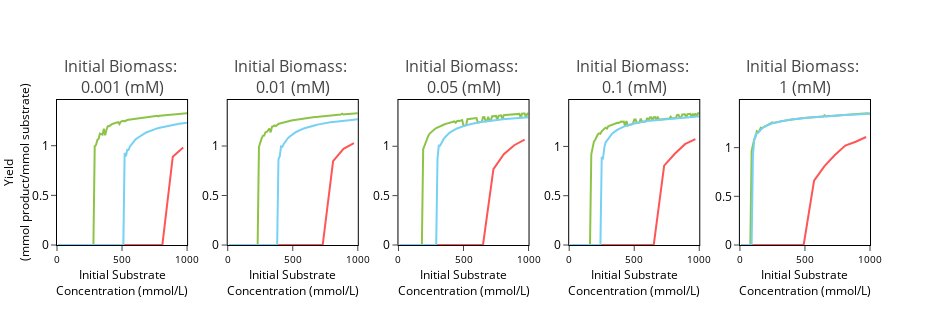

Notebook source saved alongside this figure:
### Code cell
xaxis_titles = ['Yield<br>(mmol product/mmol substrate)']
for j,metric in enumerate(['yield']):
    titles = ["Initial Biomass: <br>"+str(sub_conc)+" (mM)" for sub_conc in pecaso_dict.keys()]
    fig = subplots.make_subplots(rows=1, cols=5, subplot_titles=titles,print_grid=False, horizontal_spacing=0.05)
    for i,sub_conc in enumerate(pecaso_dict.keys()):

        fig.add_trace(go.Scatter(x=pecaso_dict[sub_conc]['initial_substrate'][::], 
                                 y=pecaso_dict[sub_conc]['ts_best'][metric][::],
                                 name='Optimized Two Stage',
                                 legendgroup='ts_best', line={'color': '#8DC447'},
                                 showlegend=False), row=1, col=i+1)
        fig.add_trace(go.Scatter(x=pecaso_dict[sub_conc]['initial_substrate'][::8], 
                                 y=pecaso_dict[sub_conc]['ts_sub'][metric][::8],
                                 name='Traditional Two Stage',
                                 legendgroup='ts_sub', line={'color': '#FF5555'}, mode='lines',
                                 showlegend=False), row=1, col=i+1)
        fig.add_trace(go.Scatter(x=pecaso_dict[sub_conc]['initial_substrate'][::], 
                                 y=pecaso_dict[sub_conc]['os_best'][metric][::],
                                 name='Best One Stage',
                                 legendgroup='os_best', line={'color': '#76D1F4'},
                                 showlegend=False), row=1, col=i+1)
        fig.update_yaxes(range=(0,1.1*max(max(pecaso_dict[sub_conc]['ts_best'][metric]),
                                          max(pecaso_dict[sub_conc]['os_best'][metric]),
                                          max(pecaso_dict[sub_conc]['ts_sub'][metric]))),row=1, col=i+1)
        if i==0:
            fig.update_yaxes(showline=True, linewidth=1, linecolor='black', mirror=True, zeroline=False,
                             title_text=xaxis_titles[j],
                             title_font=dict(size=12, color='black'),
                             title_standoff=0,
                             automargin=True, row=1, col=i+1)

    fig.update_xaxes(showline=True, linewidth=1, linecolor='black', mirror=True, zeroline=False,
                     title_text='Initial Substrate<br>Concentration (mmol/L)',
                     title_font=dict(size=12, color='black'),
                     tickfont=dict(size=10, color='black'),
                     title_standoff=0, showexponent='all',exponentformat='power',
                     range=(0,1000),
                     automargin=False,
                     ticks='outside',
                     nticks=5,
                     showgrid=False)
    fig.update_yaxes(showline=True, linewidth=1, linecolor='black', mirror=True, zeroline=False,
                     tickangle=0,
                     ticks='outside',
                     tickfont=dict(size=12, color='black'),
                     showgrid=False)
    fig.update_layout(width=950,
                      height=325,
                      margin={'l':8})
    #fig.update_annotations(dict(font=dict(size=16, color='black')))

    plot(fig)
if not os.path.exists('images'):
    os.mkdir('images')
#pio.write_image(fig, 'images/substrate_sensitivity_objC.svg')

### Figure 1 — Plotly figure (JSON) as saved in the notebook; plotly's stock layout.template omitted (floating-point values rounded to 4 significant figures)
{"data": [{"legendgroup": "ts_best", "line": {"color": "#8DC447"}, "name": "Optimized Two Stage", "showlegend": false, "type": "scatter", "x": [10, 20, 30, 40, 50, 60, 70, 80, 90, 100, 110, 120, 130, 140, 150, 160, 170, 180, 190, 200, 210, 220, 230, 240, 250, 260, 270, 280, 290, 300, 310, 320, 330, 340, 350, 360, 370, 380, 390, 400, 410, 420, 430, 440, 450, 460, 470, 480, 490, 500, 510, 520, 530, 540, 550, 560, 570, 580, 590, 600, 610, 620, 630, 640, 650, 660, 670, 680, 690, 700, 710, 720, 730, 740, 750, 760, 770, 780, 790, 800, 810, 820, 830, 840, 850, 860, 870, 880, 890, 900, 910, 920, 930, 940, 950, 960, 970, 980, 990, 1000], "xaxis": "x", "y": [0, 0, 0, 0, 0, 0, 0, 0, 0, 0, 0, 0, 0, 0, 0, 0, 0, 0, 0, 0, 0, 0, 0, 0, 0, 0, 0, 0, 0.9946, 1.007, 1.056, 1.069, 1.122, 1.116, 1.111, 1.171, 1.105, 1.158, 1.197, 1.197, 1.21, 1.215, 1.221, 1.225, 1.229, 1.234, 1.237, 1.218, 1.241, 1.247, 1.25, 1.244, 1.256, 1.258, 1.261, 1.263, 1.266, 1.268, 1.27, 1.272, 1.274, 1.271, 1.276, 1.28, 1.282, 1.283, 1.285, 1.287, 1.288, 1.29, 1.292, 1.293, 1.294, 1.296, 1.297, 1.299, 1.3, 1.294, 1.303, 1.304, 1.305, 1.307, 1.308, 1.309, 1.31, 1.312, 1.313, 1.314, 1.315, 1.316, 1.317, 1.319, 1.32, 1.321, 1.322, 1.323, 1.324, 1.325, 1.326, 1.327], "yaxis": "y"}, {"legendgroup": "ts_sub", "line": {"color": "#FF5555"}, "mode": "lines", "name": "Traditional Two Stage", "showlegend": false, "type": "scatter", "x": [10, 90, 170, 250, 330, 410, 490, 570, 650, 730, 810, 890, 970], "xaxis": "x", "y": [0, 0, 0, 0, 0, 0, 0, 0, 0, 0, 0, 0.8886, 0.9806], "yaxis": "y"}, {"legendgroup": "os_best", "line": {"color": "#76D1F4"}, "name": "Best One Stage", "showlegend": false, "type": "scatter", "x": [10, 20, 30, 40, 50, 60, 70, 80, 90, 100, 110, 120, 130, 140, 150, 160, 170, 180, 190, 200, 210, 220, 230, 240, 250, 260, 270, 280, 290, 300, 310, 320, 330, 340, 350, 360, 370, 380, 390, 400, 410, 420, 430, 440, 450, 460, 470, 480, 490, 500, 510, 520, 530, 540, 550, 560, 570, 580, 590, 600, 610, 620, 630, 640, 650, 660, 670, 680, 690, 700, 710, 720, 730, 740, 750, 760, 770, 780, 790, 800, 810, 820, 830, 840, 850, 860, 870, 880, 890, 900, 910, 920, 930, 940, 950, 960, 970, 980, 990, 1000], "xaxis": "x", "y": [0, 0, 0, 0, 0, 0, 0, 0, 0, 0, 0, 0, 0, 0, 0, 0, 0, 0, 0, 0, 0, 0, 0, 0, 0, 0, 0, 0, 0, 0, 0, 0, 0, 0, 0, 0, 0, 0, 0, 0, 0, 0, 0, 0, 0, 0, 0, 0, 0, 0, 0, 0.9276, 0.8919, 0.9584, 0.9578, 0.9903, 1.009, 1.027, 1.043, 1.058, 1.07, 1.08, 1.09, 1.1, 1.107, 1.115, 1.122, 1.129, 1.135, 1.141, 1.146, 1.152, 1.157, 1.161, 1.167, 1.17, 1.174, 1.178, 1.181, 1.185, 1.188, 1.191, 1.194, 1.197, 1.2, 1.203, 1.205, 1.208, 1.21, 1.213, 1.215, 1.217, 1.219, 1.221, 1.224, 1.225, 1.227, 1.229, 1.231, 1.232], "yaxis": "y"}, {"legendgroup": "ts_best", "line": {"color": "#8DC447"}, "name": "Optimized Two Stage", "showlegend": false, "type": "scatter", "x": [10, 20, 30, 40, 50, 60, 70, 80, 90, 100, 110, 120, 130, 140, 150, 160, 170, 180, 190, 200, 210, 220, 230, 240, 250, 260, 270, 280, 290, 300, 310, 320, 330, 340, 350, 360, 370, 380, 390, 400, 410, 420, 430, 440, 450, 460, 470, 480, 490, 500, 510, 520, 530, 540, 550, 560, 570, 580, 590, 600, 610, 620, 630, 640, 650, 660, 670, 680, 690, 700, 710, 720, 730, 740, 750, 760, 770, 780, 790, 800, 810, 820, 830, 840, 850, 860, 870, 880, 890, 900, 910, 920, 930, 940, 950, 960, 970, 980, 990, 1000], "xaxis": "x2", "y": [0, 0, 0, 0, 0, 0, 0, 0, 0, 0, 0, 0, 0, 0, 0, 0, 0, 0, 0, 0, 0, 0, 0, 0.9914, 1.041, 1.074, 1.103, 1.105, 1.139, 1.143, 1.159, 1.177, 1.138, 1.194, 1.2, 1.207, 1.201, 1.218, 1.223, 1.227, 1.231, 1.235, 1.233, 1.236, 1.246, 1.248, 1.251, 1.254, 1.257, 1.26, 1.262, 1.264, 1.267, 1.269, 1.271, 1.273, 1.274, 1.277, 1.278, 1.281, 1.282, 1.284, 1.286, 1.287, 1.289, 1.29, 1.292, 1.293, 1.295, 1.296, 1.298, 1.299, 1.3, 1.302, 1.299, 1.304, 1.306, 1.307, 1.308, 1.309, 1.311, 1.312, 1.313, 1.314, 1.313, 1.317, 1.318, 1.326, 1.318, 1.321, 1.322, 1.323, 1.324, 1.325, 1.326, 1.328, 1.329, 1.33, 1.331, 1.332], "yaxis": "y2"}, {"legendgroup": "ts_sub", "line": {"color": "#FF5555"}, "mode": "lines", "name": "Traditional Two Stage", "showlegend": false, "type": "scatter", "x": [10, 90, 170, 250, 330, 410, 490, 570, 650, 730, 810, 890, 970], "xaxis": "x2", "y": [0, 0, 0, 0, 0, 0, 0, 0, 0, 0, 0.8465, 0.9721, 1.029], "yaxis": "y2"}, {"legendgroup": "os_best", "line": {"color": "#76D1F4"}, "name": "Best One Stage", "showlegend": false, "type": "scatter", "x": [10, 20, 30, 40, 50, 60, 70, 80, 90, 100, 110, 120, 130, 140, 150, 160, 170, 180, 190, 200, 210, 220, 230, 240, 250, 260, 270, 280, 290, 300, 310, 320, 330, 340, 350, 360, 370, 380, 390, 400, 410, 420, 430, 440, 450, 460, 470, 480, 490, 500, 510, 520, 530, 540, 550, 560, 570, 580, 590, 600, 610, 620, 630, 640, 650, 660, 670, 680, 690, 700, 710, 720, 730, 740, 750, 760, 770, 780, 790, 800, 810, 820, 830, 840, 850, 860, 870, 880, 890, 900, 910, 920, 930, 940, 950, 960, 970, 980, 990, 1000], "xaxis": "x2", "y": [0, 0, 0, 0, 0, 0, 0, 0, 0, 0, 0, 0, 0, 0, 0, 0, 0, 0, 0, 0, 0, 0, 0, 0, 0, 0, 0, 0, 0, 0, 0, 0, 0, 0, 0, 0, 0, 0, 0.8648, 0.8967, 0.9966, 0.9918, 1.019, 1.04, 1.059, 1.075, 1.088, 1.099, 1.111, 1.121, 1.129, 1.137, 1.144, 1.152, 1.158, 1.163, 1.169, 1.175, 1.179, 1.184, 1.188, 1.192, 1.196, 1.2, 1.203, 1.207, 1.21, 1.213, 1.216, 1.219, 1.221, 1.224, 1.226, 1.229, 1.231, 1.233, 1.235, 1.238, 1.239, 1.242, 1.243, 1.245, 1.247, 1.248, 1.25, 1.252, 1.253, 1.254, 1.256, 1.257, 1.259, 1.26, 1.262, 1.263, 1.264, 1.265, 1.266, 1.267, 1.268, 1.27], "yaxis": "y2"}, {"legendgroup": "ts_best", "line": {"color": "#8DC447"}, "name": "Optimized Two Stage", "showlegend": false, "type": "scatter", "x": [10, 20, 30, 40, 50, 60, 70, 80, 90, 100, 110, 120, 130, 140, 150, 160, 170, 180, 190, 200, 210, 220, 230, 240, 250, 260, 270, 280, 290, 300, 310, 320, 330, 340, 350, 360, 370, 380, 390, 400, 410, 420, 430, 440, 450, 460, 470, 480, 490, 500, 510, 520, 530, 540, 550, 560, 570, 580, 590, 600, 610, 620, 630, 640, 650, 660, 670, 680, 690, 700, 710, 720, 730, 740, 750, 760, 770, 780, 790, 800, 810, 820, 830, 840, 850, 860, 870, 880, 890, 900, 910, 920, 930, 940, 950, 960, 970, 980, 990, 1000], "xaxis": "x3", "y": [0, 0, 0, 0, 0, 0, 0, 0, 0, 0, 0, 0, 0, 0, 0, 0, 0, 0, 0.9705, 1.007, 1.046, 1.088, 1.107, 1.128, 1.142, 1.153, 1.165, 1.175, 1.184, 1.191, 1.197, 1.204, 1.21, 1.214, 1.22, 1.226, 1.23, 1.232, 1.237, 1.239, 1.242, 1.246, 1.251, 1.239, 1.255, 1.258, 1.256, 1.262, 1.265, 1.206, 1.21, 1.213, 1.274, 1.276, 1.283, 1.28, 1.281, 1.283, 1.285, 1.286, 1.24, 1.242, 1.244, 1.246, 1.294, 1.295, 1.252, 1.255, 1.3, 1.258, 1.26, 1.304, 1.305, 1.306, 1.307, 1.268, 1.31, 1.311, 1.312, 1.273, 1.315, 1.316, 1.317, 1.318, 1.319, 1.32, 1.322, 1.323, 1.324, 1.325, 1.326, 1.327, 1.328, 1.288, 1.33, 1.331, 1.332, 1.292, 1.327, 1.335], "yaxis": "y3"}, {"legendgroup": "ts_sub", "line": {"color": "#FF5555"}, "mode": "lines", "name": "Traditional Two Stage", "showlegend": false, "type": "scatter", "x": [10, 90, 170, 250, 330, 410, 490, 570, 650, 730, 810, 890, 970], "xaxis": "x3", "y": [0, 0, 0, 0, 0, 0, 0, 0, 0, 0.7675, 0.9191, 1.011, 1.066], "yaxis": "y3"}, {"legendgroup": "os_best", "line": {"color": "#76D1F4"}, "name": "Best One Stage", "showlegend": false, "type": "scatter", "x": [10, 20, 30, 40, 50, 60, 70, 80, 90, 100, 110, 120, 130, 140, 150, 160, 170, 180, 190, 200, 210, 220, 230, 240, 250, 260, 270, 280, 290, 300, 310, 320, 330, 340, 350, 360, 370, 380, 390, 400, 410, 420, 430, 440, 450, 460, 470, 480, 490, 500, 510, 520, 530, 540, 550, 560, 570, 580, 590, 600, 610, 620, 630, 640, 650, 660, 670, 680, 690, 700, 710, 720, 730, 740, 750, 760, 770, 780, 790, 800, 810, 820, 830, 840, 850, 860, 870, 880, 890, 900, 910, 920, 930, 940, 950, 960, 970, 980, 990, 1000], "xaxis": "x3", "y": [0, 0, 0, 0, 0, 0, 0, 0, 0, 0, 0, 0, 0, 0, 0, 0, 0, 0, 0, 0, 0, 0, 0, 0, 0, 0, 0, 0, 0, 0.8681, 1.006, 1.006, 1.036, 1.059, 1.079, 1.094, 1.11, 1.122, 1.134, 1.142, 1.152, 1.16, 1.167, 1.174, 1.18, 1.186, 1.191, 1.196, 1.201, 1.205, 1.21, 1.213, 1.217, 1.22, 1.223, 1.227, 1.23, 1.232, 1.235, 1.238, 1.24, 1.242, 1.245, 1.247, 1.25, 1.251, 1.253, 1.255, 1.257, 1.258, 1.26, 1.262, 1.263, 1.265, 1.266, 1.268, 1.269, 1.27, 1.272, 1.273, 1.274, 1.275, 1.277, 1.278, 1.279, 1.28, 1.281, 1.282, 1.283, 1.284, 1.285, 1.286, 1.287, 1.288, 1.289, 1.29, 1.291, 1.292, 1.293, 1.294], "yaxis": "y3"}, {"legendgroup": "ts_best", "line": {"color": "#8DC447"}, "name": "Optimized Two Stage", "showlegend": false, "type": "scatter", "x": [10, 20, 30, 40, 50, 60, 70, 80, 90, 100, 110, 120, 130, 140, 150, 160, 170, 180, 190, 200, 210, 220, 230, 240, 250, 260, 270, 280, 290, 300, 310, 320, 330, 340, 350, 360, 370, 380, 390, 400, 410, 420, 430, 440, 450, 460, 470, 480, 490, 500, 510, 520, 530, 540, 550, 560, 570, 580, 590, 600, 610, 620, 630, 640, 650, 660, 670, 680, 690, 700, 710, 720, 730, 740, 750, 760, 770, 780, 790, 800, 810, 820, 830, 840, 850, 860, 870, 880, 890, 900, 910, 920, 930, 940, 950, 960, 970, 980, 990, 1000], "xaxis": "x4", "y": [0, 0, 0, 0, 0, 0, 0, 0, 0, 0, 0, 0, 0, 0, 0, 0, 0.9203, 1.002, 1.048, 1.068, 1.105, 1.121, 1.133, 1.129, 1.152, 1.169, 1.18, 1.189, 1.181, 1.203, 1.209, 1.211, 1.216, 1.224, 1.23, 1.233, 1.24, 1.238, 1.248, 1.252, 1.25, 1.251, 1.204, 1.258, 1.213, 1.217, 1.222, 1.225, 1.228, 1.272, 1.274, 1.237, 1.241, 1.243, 1.281, 1.248, 1.251, 1.252, 1.255, 1.29, 1.258, 1.293, 1.294, 1.264, 1.297, 1.298, 1.269, 1.301, 1.272, 1.273, 1.275, 1.276, 1.278, 1.279, 1.28, 1.281, 1.282, 1.301, 1.285, 1.286, 1.287, 1.288, 1.319, 1.32, 1.291, 1.292, 1.324, 1.325, 1.326, 1.296, 1.328, 1.329, 1.33, 1.299, 1.332, 1.301, 1.334, 1.303, 1.336, 1.337], "yaxis": "y4"}, {"legendgroup": "ts_sub", "line": {"color": "#FF5555"}, "mode": "lines", "name": "Traditional Two Stage", "showlegend": false, "type": "scatter", "x": [10, 90, 170, 250, 330, 410, 490, 570, 650, 730, 810, 890, 970], "xaxis": "x4", "y": [0, 0, 0, 0, 0, 0, 0, 0, 0, 0.8048, 0.9224, 1.023, 1.073], "yaxis": "y4"}, {"legendgroup": "os_best", "line": {"color": "#76D1F4"}, "name": "Best One Stage", "showlegend": false, "type": "scatter", "x": [10, 20, 30, 40, 50, 60, 70, 80, 90, 100, 110, 120, 130, 140, 150, 160, 170, 180, 190, 200, 210, 220, 230, 240, 250, 260, 270, 280, 290, 300, 310, 320, 330, 340, 350, 360, 370, 380, 390, 400, 410, 420, 430, 440, 450, 460, 470, 480, 490, 500, 510, 520, 530, 540, 550, 560, 570, 580, 590, 600, 610, 620, 630, 640, 650, 660, 670, 680, 690, 700, 710, 720, 730, 740, 750, 760, 770, 780, 790, 800, 810, 820, 830, 840, 850, 860, 870, 880, 890, 900, 910, 920, 930, 940, 950, 960, 970, 980, 990, 1000], "xaxis": "x4", "y": [0, 0, 0, 0, 0, 0, 0, 0, 0, 0, 0, 0, 0, 0, 0, 0, 0, 0, 0, 0, 0, 0, 0, 0, 0.8836, 0.8793, 0.988, 1.042, 1.059, 1.079, 1.099, 1.115, 1.129, 1.14, 1.152, 1.159, 1.168, 1.176, 1.184, 1.189, 1.195, 1.2, 1.206, 1.211, 1.214, 1.218, 1.222, 1.226, 1.229, 1.232, 1.235, 1.238, 1.241, 1.243, 1.246, 1.249, 1.251, 1.253, 1.255, 1.257, 1.259, 1.261, 1.262, 1.264, 1.266, 1.268, 1.27, 1.271, 1.272, 1.274, 1.275, 1.276, 1.278, 1.279, 1.28, 1.281, 1.283, 1.284, 1.285, 1.286, 1.287, 1.288, 1.289, 1.29, 1.291, 1.292, 1.293, 1.294, 1.295, 1.296, 1.297, 1.298, 1.299, 1.3, 1.3, 1.301, 1.302, 1.303, 1.303, 1.304], "yaxis": "y4"}, {"legendgroup": "ts_best", "line": {"color": "#8DC447"}, "name": "Optimized Two Stage", "showlegend": false, "type": "scatter", "x": [10, 20, 30, 40, 50, 60, 70, 80, 90, 100, 110, 120, 130, 140, 150, 160, 170, 180, 190, 200, 210, 220, 230, 240, 250, 260, 270, 280, 290, 300, 310, 320, 330, 340, 350, 360, 370, 380, 390, 400, 410, 420, 430, 440, 450, 460, 470, 480, 490, 500, 510, 520, 530, 540, 550, 560, 570, 580, 590, 600, 610, 620, 630, 640, 650, 660, 670, 680, 690, 700, 710, 720, 730, 740, 750, 760, 770, 780, 790, 800, 810, 820, 830, 840, 850, 860, 870, 880, 890, 900, 910, 920, 930, 940, 950, 960, 970, 980, 990, 1000], "xaxis": "x5", "y": [0, 0, 0, 0, 0, 0, 0, 0, 0.9661, 1.045, 1.085, 1.109, 1.169, 1.158, 1.172, 1.205, 1.199, 1.208, 1.215, 1.223, 1.229, 1.235, 1.24, 1.245, 1.259, 1.254, 1.258, 1.261, 1.263, 1.267, 1.27, 1.272, 1.275, 1.276, 1.28, 1.281, 1.285, 1.286, 1.288, 1.289, 1.291, 1.292, 1.294, 1.296, 1.297, 1.299, 1.3, 1.302, 1.303, 1.305, 1.306, 1.307, 1.308, 1.309, 1.311, 1.312, 1.313, 1.314, 1.315, 1.317, 1.317, 1.318, 1.319, 1.32, 1.332, 1.323, 1.323, 1.324, 1.325, 1.326, 1.326, 1.327, 1.328, 1.33, 1.33, 1.332, 1.333, 1.334, 1.335, 1.336, 1.337, 1.338, 1.336, 1.337, 1.338, 1.339, 1.339, 1.343, 1.341, 1.341, 1.342, 1.343, 1.348, 1.344, 1.349, 1.35, 1.351, 1.352, 1.348, 1.354], "yaxis": "y5"}, {"legendgroup": "ts_sub", "line": {"color": "#FF5555"}, "mode": "lines", "name": "Traditional Two Stage", "showlegend": false, "type": "scatter", "x": [10, 90, 170, 250, 330, 410, 490, 570, 650, 730, 810, 890, 970], "xaxis": "x5", "y": [0, 0, 0, 0, 0, 0, 0, 0.6606, 0.8094, 0.9247, 1.022, 1.06, 1.109], "yaxis": "y5"}, {"legendgroup": "os_best", "line": {"color": "#76D1F4"}, "name": "Best One Stage", "showlegend": false, "type": "scatter", "x": [10, 20, 30, 40, 50, 60, 70, 80, 90, 100, 110, 120, 130, 140, 150, 160, 170, 180, 190, 200, 210, 220, 230, 240, 250, 260, 270, 280, 290, 300, 310, 320, 330, 340, 350, 360, 370, 380, 390, 400, 410, 420, 430, 440, 450, 460, 470, 480, 490, 500, 510, 520, 530, 540, 550, 560, 570, 580, 590, 600, 610, 620, 630, 640, 650, 660, 670, 680, 690, 700, 710, 720, 730, 740, 750, 760, 770, 780, 790, 800, 810, 820, 830, 840, 850, 860, 870, 880, 890, 900, 910, 920, 930, 940, 950, 960, 970, 980, 990, 1000], "xaxis": "x5", "y": [0, 0, 0, 0, 0, 0, 0, 0, 0, 0.9242, 1.077, 1.129, 1.144, 1.159, 1.175, 1.19, 1.199, 1.209, 1.217, 1.224, 1.231, 1.236, 1.241, 1.246, 1.251, 1.254, 1.258, 1.262, 1.265, 1.267, 1.27, 1.273, 1.275, 1.277, 1.28, 1.282, 1.284, 1.286, 1.288, 1.29, 1.292, 1.293, 1.295, 1.296, 1.298, 1.299, 1.301, 1.302, 1.303, 1.305, 1.306, 1.307, 1.308, 1.309, 1.311, 1.312, 1.313, 1.314, 1.315, 1.316, 1.317, 1.318, 1.319, 1.32, 1.321, 1.322, 1.323, 1.324, 1.325, 1.326, 1.327, 1.327, 1.328, 1.329, 1.33, 1.331, 1.332, 1.332, 1.333, 1.334, 1.335, 1.336, 1.336, 1.337, 1.338, 1.339, 1.339, 1.34, 1.341, 1.342, 1.342, 1.343, 1.344, 1.344, 1.345, 1.346, 1.346, 1.347, 1.348, 1.348], "yaxis": "y5"}], "layout": {"annotations": [{"font": {"size": 16}, "showarrow": false, "text": "Initial Biomass: <br>0.001 (mM)", "x": 0.08, "xanchor": "center", "xref": "paper", "y": 1, "yanchor": "bottom", "yref": "paper"}, {"font": {"size": 16}, "showarrow": false, "text": "Initial Biomass: <br>0.01 (mM)", "x": 0.29, "xanchor": "center", "xref": "paper", "y": 1, "yanchor": "bottom", "yref": "paper"}, {"font": {"size": 16}, "showarrow": false, "text": "Initial Biomass: <br>0.05 (mM)", "x": 0.5, "xanchor": "center", "xref": "paper", "y": 1, "yanchor": "bottom", "yref": "paper"}, {"font": {"size": 16}, "showarrow": false, "text": "Initial Biomass: <br>0.1 (mM)", "x": 0.71, "xanchor": "center", "xref": "paper", "y": 1, "yanchor": "bottom", "yref": "paper"}, {"font": {"size": 16}, "showarrow": false, "text": "Initial Biomass: <br>1 (mM)", "x": 0.92, "xanchor": "center", "xref": "paper", "y": 1, "yanchor": "bottom", "yref": "paper"}], "height": 325, "margin": {"l": 8}, "width": 950, "xaxis": {"anchor": "y", "automargin": false, "domain": [0, 0.16], "exponentformat": "power", "linecolor": "black", "linewidth": 1, "mirror": true, "nticks": 5, "range": [0, 1000], "showexponent": "all", "showgrid": false, "showline": true, "tickfont": {"color": "black", "size": 10}, "ticks": "outside", "title": {"font": {"color": "black", "size": 12}, "standoff": 0, "text": "Initial Substrate<br>Concentration (mmol/L)"}, "zeroline": false}, "xaxis2": {"anchor": "y2", "automargin": false, "domain": [0.21, 0.37], "exponentformat": "power", "linecolor": "black", "linewidth": 1, "mirror": true, "nticks": 5, "range": [0, 1000], "showexponent": "all", "showgrid": false, "showline": true, "tickfont": {"color": "black", "size": 10}, "ticks": "outside", "title": {"font": {"color": "black", "size": 12}, "standoff": 0, "text": "Initial Substrate<br>Concentration (mmol/L)"}, "zeroline": false}, "xaxis3": {"anchor": "y3", "automargin": false, "domain": [0.42, 0.58], "exponentformat": "power", "linecolor": "black", "linewidth": 1, "mirror": true, "nticks": 5, "range": [0, 1000], "showexponent": "all", "showgrid": false, "showline": true, "tickfont": {"color": "black", "size": 10}, "ticks": "outside", "title": {"font": {"color": "black", "size": 12}, "standoff": 0, "text": "Initial Substrate<br>Concentration (mmol/L)"}, "zeroline": false}, "xaxis4": {"anchor": "y4", "automargin": false, "domain": [0.63, 0.79], "exponentformat": "power", "linecolor": "black", "linewidth": 1, "mirror": true, "nticks": 5, "range": [0, 1000], "showexponent": "all", "showgrid": false, "showline": true, "tickfont": {"color": "black", "size": 10}, "ticks": "outside", "title": {"font": {"color": "black", "size": 12}, "standoff": 0, "text": "Initial Substrate<br>Concentration (mmol/L)"}, "zeroline": false}, "xaxis5": {"anchor": "y5", "automargin": false, "domain": [0.84, 1], "exponentformat": "power", "linecolor": "black", "linewidth": 1, "mirror": true, "nticks": 5, "range": [0, 1000], "showexponent": "all", "showgrid": false, "showline": true, "tickfont": {"color": "black", "size": 10}, "ticks": "outside", "title": {"font": {"color": "black", "size": 12}, "standoff": 0, "text": "Initial Substrate<br>Concentration (mmol/L)"}, "zeroline": false}, "yaxis": {"anchor": "x", "automargin": true, "domain": [0, 1], "linecolor": "black", "linewidth": 1, "mirror": true, "range": [0, 1.46], "showgrid": false, "showline": true, "tickangle": 0, "tickfont": {"color": "black", "size": 12}, "ticks": "outside", "title": {"font": {"color": "black", "size": 12}, "standoff": 0, "text": "Yield<br>(mmol product/mmol substrate)"}, "zeroline": false}, "yaxis2": {"anchor": "x2", "domain": [0, 1], "linecolor": "black", "linewidth": 1, "mirror": true, "range": [0, 1.465], "showgrid": false, "showline": true, "tickangle": 0, "tickfont": {"color": "black", "size": 12}, "ticks": "outside", "zeroline": false}, "yaxis3": {"anchor": "x3", "domain": [0, 1], "linecolor": "black", "linewidth": 1, "mirror": true, "range": [0, 1.469], "showgrid": false, "showline": true, "tickangle": 0, "tickfont": {"color": "black", "size": 12}, "ticks": "outside", "zeroline": false}, "yaxis4": {"anchor": "x4", "domain": [0, 1], "linecolor": "black", "linewidth": 1, "mirror": true, "range": [0, 1.471], "showgrid": false, "showline": true, "tickangle": 0, "tickfont": {"color": "black", "size": 12}, "ticks": "outside", "zeroline": false}, "yaxis5": {"anchor": "x5", "domain": [0, 1], "linecolor": "black", "linewidth": 1, "mirror": true, "range": [0, 1.489], "showgrid": false, "showline": true, "tickangle": 0, "tickfont": {"color": "black", "size": 12}, "ticks": "outside", "zeroline": false}}}
